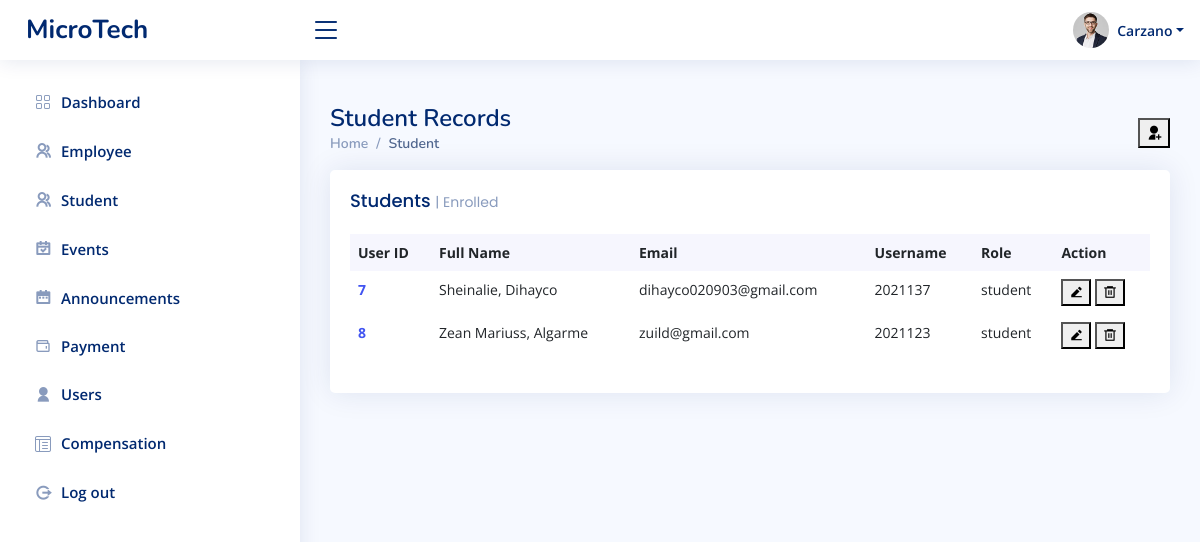
/admin/studentRecords1.php (signed in), run on an earlier commit of the app's database.
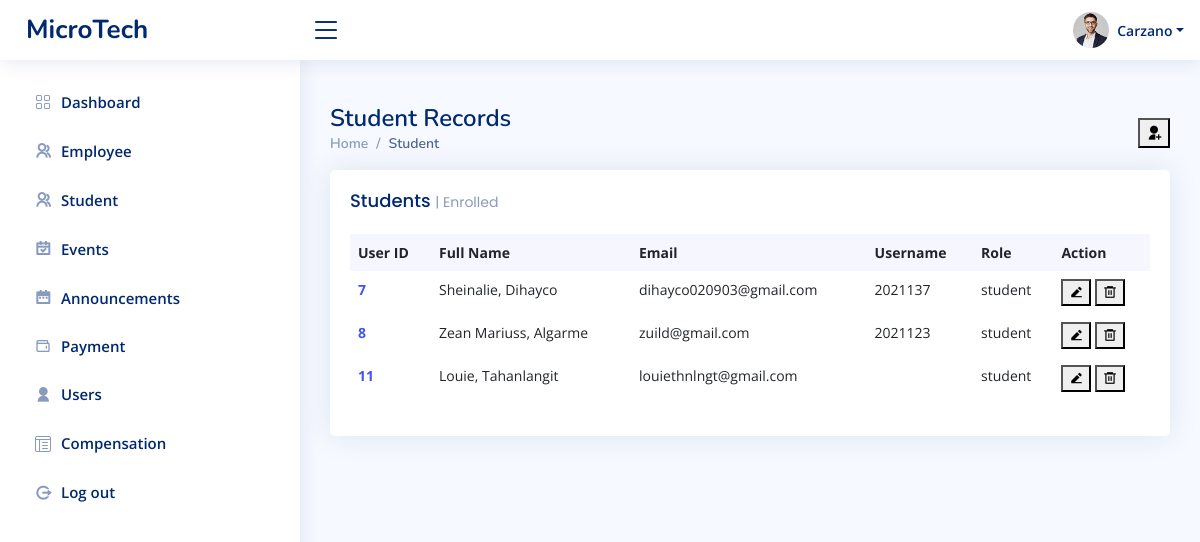
And on a later commit of the database.
### tables this page shows
CREATE TABLE `tbl_users` (
  `user_id` int(11) NOT NULL,
  `user_fname` varchar(50) NOT NULL,
  `user_lname` varchar(50) NOT NULL,
  `user_email` varchar(80) NOT NULL,
  `user_name` varchar(50) NOT NULL,
  `user_pass` varchar(100) NOT NULL,
  `user_role` varchar(20) NOT NULL
);

### admin/studentRecords1.php (the view, shortened to what this page needs)
<?php include_once "../templates/header.php" ?>;
<main id="main" class="main">
  <div class="pagetitle">
    <h1>Student Records</h1>
    <button type="button" class="ri-user-add-fill tablebutton" data-bs-toggle="modal" data-bs-target="#insertStudentUser">
    </button>
    <nav>
      <ol class="breadcrumb">
        <li class="breadcrumb-item"><a href="index.php">Home</a></li>
        <li class="breadcrumb-item active">Student</li>
      </ol>
    </nav>
  </div>
  <section class="section dashboard">
    <div class="col-lg-12">
      <div class="row">
        <div class="col-12">
          <div class="card recent-sales overflow-auto">
            <div class="card-body">
              <h5 class="card-title">Students <span>| Enrolled</span></h5>
              <table class="table table-borderless datatable">
                <thead>
                  <tr>
                    <th scope="col">User ID</th>
                    <th scope="col">Full Name</th>
                    <th scope="col">Email</th>
                    <th scope="col">Username</th>
                    <th scope="col">Role</th>
                    <th scope="col">Action</th>
                  </tr>
                </thead>
                <tbody>
                  <?php
                  $database = new Connection();
                  $db = $database->open();
                  try {
                    $sql = "SELECT * FROM tbl_users WHERE user_role = 'student'
                            ORDER BY user_id ASC";
                    foreach ($db->query($sql) as $row) {
                  ?>
                      <tr>
                        <th scope="row"><a href="#"><?php echo $row["user_id"] ?></a></th>
                        <td><?php echo $row["user_fname"] ?>, <?php echo $row["user_lname"] ?></td>
                        <td><?php echo $row["user_email"] ?>
                        <td><?php echo $row["user_name"] ?></td>
                        <td><?php echo $row["user_role"] ?></td>
                        <td>
                          <button type="button" class="ri-edit-2-fill" data-bs-toggle="modal" data-bs-target="#editStudent<?php echo $row["user_id"] ?>"></button>
                          <form method="POST" action="../admin/upload/delete-user.php" onsubmit="return confirm('Are you sure you want to delete this user?');" style="display:inline;">
                            <button type="submit" class="ri-delete-bin-6-line"></button>
                          </form>
                        </td>
                        <?php include('modals/form-edit-Student.php'); ?>
                  <?php
                    }
                  } catch (PDOException $e) {
                    echo "There is some problem in connection: " . $e->getMessage();
                  }
                  ?>
            </div>
          </div>
        </div>
  </section>
</main>
<?php
include_once "../templates/footer.php";
?>

What changed in the data, as far as the page shows it:
added tbl_users: user_id "11", user_fname "Louie", user_lname "Tahanlangit", user_email "louiethnlngt@gmail.com", user_role "student"
